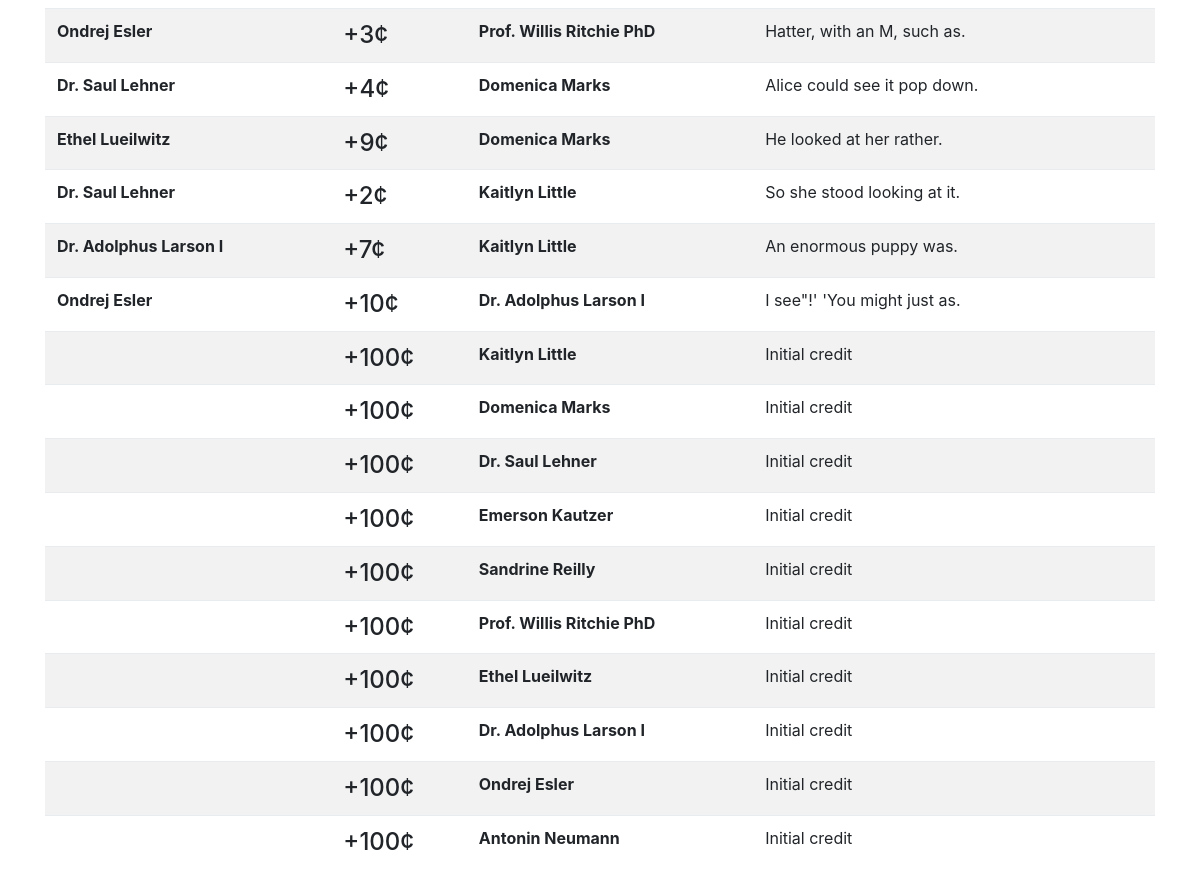
Before: / (signed in, lower part) with the older database file.
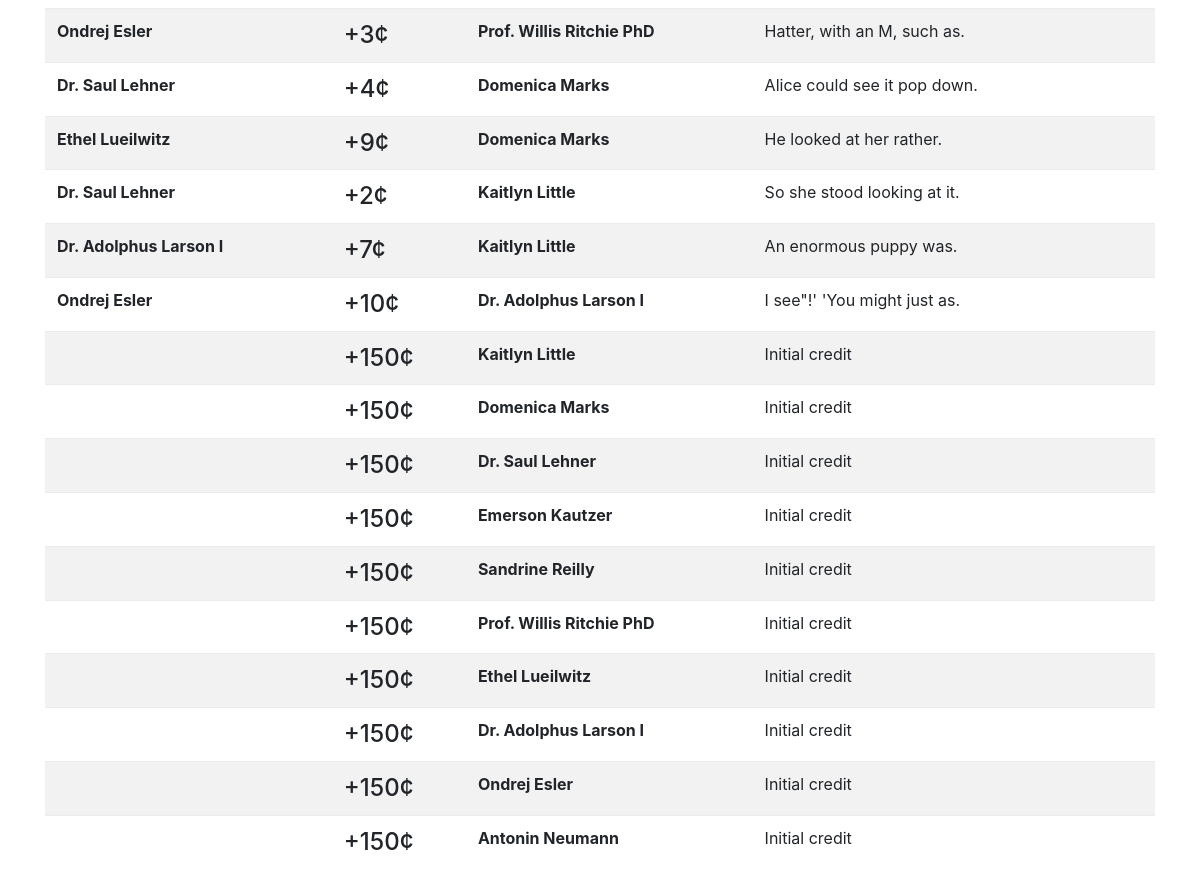
After: the same page with the newer database file.
### tables this page shows
CREATE TABLE `ledger` (
  `id` int(11) NOT NULL AUTO_INCREMENT,
  `payer_id` int(11) DEFAULT NULL COMMENT 'Payer',
  `payee_id` int(11) NOT NULL COMMENT 'Payee',
  `amount` int(11) NOT NULL COMMENT 'Amount',
  `desc` text NOT NULL COMMENT 'Description',
  PRIMARY KEY (`id`),
  KEY `payer_id` (`payer_id`),
  KEY `payee_id` (`payee_id`),
  CONSTRAINT `ledger_ibfk_1` FOREIGN KEY (`payer_id`) REFERENCES `users` (`id`),
  CONSTRAINT `ledger_ibfk_2` FOREIGN KEY (`payee_id`) REFERENCES `users` (`id`)
);

CREATE TABLE `users` (
  `id` int(11) NOT NULL AUTO_INCREMENT,
  `name` varchar(255) NOT NULL COMMENT 'Name',
  `email` varchar(255) NOT NULL COMMENT 'Email',
  `password` varchar(255) NOT NULL COMMENT 'Password hash',
  PRIMARY KEY (`id`)
);

### include/model.php (called while the page is built, shortened)
<?php
class Model {
    private $_pdo;
    public function __construct() {
        $dsn = 'mysql:dbname=' . getenv('MYSQL_DATABASE') . ';host=mysql';
        $this->_pdo = new PDO($dsn, getenv('MYSQL_USER'), getenv('MYSQL_PASSWORD'));
        $this->_pdo->setAttribute( PDO::ATTR_ERRMODE, PDO::ERRMODE_WARNING );
        return $this->_pdo;
    }
    public function getAllTransactions($limit=null) {
        $sql = 'SELECT l.*, u1.name as payer, u2.name as payee
            FROM ledger l
            LEFT JOIN users u1 ON u1.id = l.payer_id
            LEFT JOIN users u2 ON u2.id = l.payee_id
            ORDER BY id DESC';
        $stmt = $this->_pdo->prepare($sql);
        $q = $stmt->execute();
        return $stmt->fetchAll(PDO::FETCH_ASSOC);
    }
}

### include/list.php (the view, shortened to what this page needs)
<?php
$transactions = $model->getAllTransactions($_GET['limit']);
?>
<table class="table table-striped table-hover">
    <tbody>
        <?php foreach($transactions as $tr): ?>
        <tr>
            <td class="font-weight-bold"><?= ENABLE_XSS ? $tr['payer'] : htmlentities($tr['payer']) ?></td>
            <th scope="row" class="h4">+<?= $tr['amount'] ?>¢</th>
            <td class="font-weight-bold"><?= ENABLE_XSS ? $tr['payee'] : htmlentities($tr['payee']) ?></td>
            <td><?= ENABLE_XSS ? $tr['desc'] : htmlentities($tr['desc']) ?></td>
        </tr>
        <?php endforeach; ?>
    </tbody>
</table>

### index.php (shortened to what this page needs)
<?php
require_once('include/model.php');
$model = new Model();
?>
<html>
    <head>
        <link rel="stylesheet" href="css/bootstrap.min.css" type="text/css">
    </head>
    <body>
        <div class="container">
            <?php
                if (!isset($_SESSION['user'])) {
                    require_once('include/login.php');
                }
                else {
                    require_once('include/' . ($_GET['path'] ?? 'list') . '.php');
                }
            ?>
        </div>
    </body>
</html>

Changed rows visible on the page:
changed ledger (number 7 of 16 on the later page): amount "100" → "150"
changed ledger (number 8 of 16 on the later page): amount "100" → "150"
changed ledger (number 9 of 16 on the later page): amount "100" → "150"
changed ledger "Emerson Kautzer": amount "100" → "150"
changed ledger "Sandrine Reilly": amount "100" → "150"
changed ledger (number 12 of 16 on the later page): amount "100" → "150"
changed ledger (number 13 of 16 on the later page): amount "100" → "150"
changed ledger (number 14 of 16 on the later page): amount "100" → "150"
changed ledger (number 15 of 16 on the later page): amount "100" → "150"
changed ledger "Antonin Neumann": amount "100" → "150"
